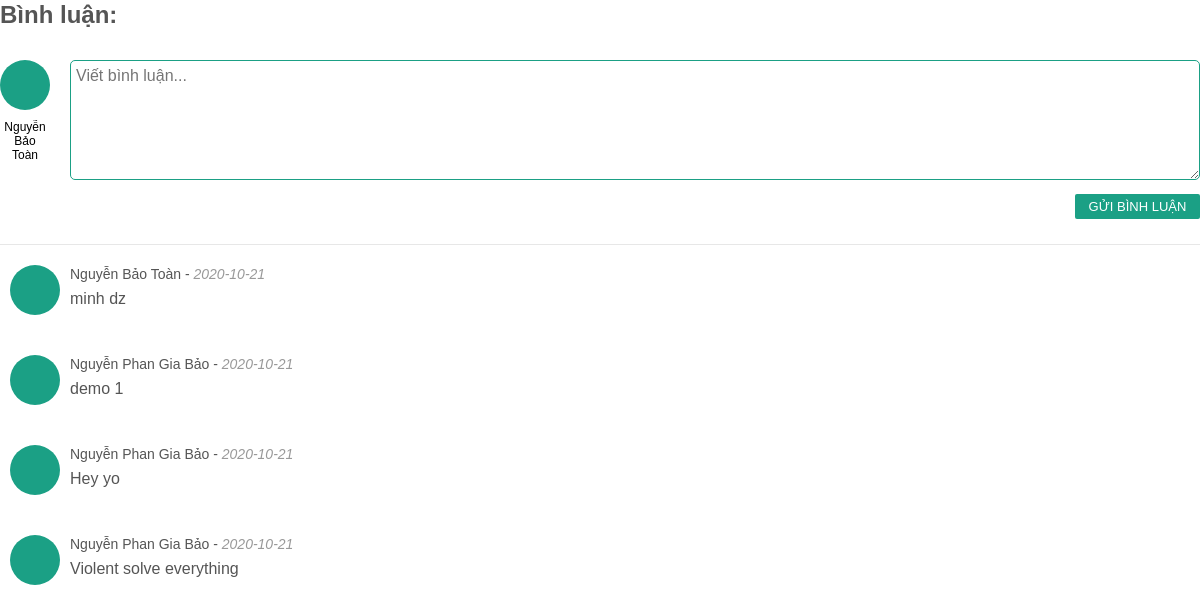
The page /comment.php?idpro=15 (signed in) on the database its author committed.
### tables this page shows
CREATE TABLE `binhluan` (
  `id` int(20) NOT NULL COMMENT 'id bình luận',
  `id_product` int(10) NOT NULL COMMENT 'id sản phẩm',
  `id_user` int(10) NOT NULL COMMENT 'id tài khoản',
  `content` text DEFAULT NULL COMMENT 'Nội dung',
  `date` date NOT NULL DEFAULT current_timestamp() COMMENT 'Ngày đăng'
);

CREATE TABLE `taikhoan` (
  `id` int(10) NOT NULL COMMENT 'id tài khoản',
  `name` varchar(50) NOT NULL COMMENT 'Tên người dùng',
  `email` varchar(50) NOT NULL COMMENT 'Email người dùng',
  `tel` varchar(15) NOT NULL COMMENT 'Sđt',
  `pass` varchar(254) NOT NULL COMMENT 'Mật khẩu',
  `activation` varchar(100) DEFAULT NULL COMMENT 'Mã kích hoạt',
  `avatar` varchar(50) DEFAULT NULL COMMENT 'Ảnh đại diện',
  `cardimage` varchar(50) DEFAULT NULL COMMENT 'Ảnh bìa',
  `birth` date NOT NULL DEFAULT current_timestamp() COMMENT 'Ngày sinh',
  `date` date NOT NULL DEFAULT current_timestamp() COMMENT 'Ngày đăng kí',
  `role` tinyint(1) DEFAULT 0 COMMENT 'Phân biệt quyền tài khoản'
);

### model/connect.php (called while the page is built, shortened)
<?php
    function connect()
    {
        $host = 'localhost';
        $dbname = 'waka';
        $username = 'root';
        $password = '';
        $options = array(PDO::MYSQL_ATTR_INIT_COMMAND => "SET NAMES utf8",
                        PDO::ATTR_ERRMODE => PDO::ERRMODE_EXCEPTION);
        $DBH = new PDO('mysql:host='.$host.';dbname='.$dbname, $username, $password, $options);
        return $DBH;
    }
    function query($sql)
    {
        $conn = connect();
        $stmt = $conn->prepare($sql);
        $stmt->execute();
        $stmt->setFetchMode(PDO::FETCH_ASSOC);
        return $stmt->fetchAll();
    }
?>

### model/binhluan.php (called while the page is built, shortened)
<?php
    include_once 'connect.php';
    function show_bl($id_product)
    {
        $sql =
            'SELECT bl.*,
                    tk.name as "user_name"
                FROM binhluan bl INNER JOIN taikhoan tk ON bl.id_user = tk.id
            WHERE 1';
        if($id_product > 0) $sql .= ' AND bl.id_product = '.$id_product;
        $sql .= ' order by bl.date desc, id desc';
        return query($sql);
    }
?>

### comment.php (the view, shortened to what this page needs)
<?php
    include 'model/binhluan.php';
    if(isset($_SESSION['s_id']) && $_SESSION['s_id'] > 0)
    {
        if(isset($_GET['idpro']) && $_GET['idpro'] > 0)
        {
            $dsbl = show_bl($_GET['idpro']);
        }
?>
<!DOCTYPE html>
<html lang="en">
    <head>
        <link rel="stylesheet" href="view/css/comment.css">
    </head>
    <body>
        <h3 class="comment_title">Bình luận:</h3>
        <form action="comment.php?idpro=<?= $_GET['idpro']?>" method="post" class="comment_form">
            <div class="user_info">
                <div class="user_avt">
                </div>
                <span class="user_name"><?= $_SESSION['s_name']?></span>
            </div>
            <textarea name="content" id="" placeholder="Viết bình luận..."></textarea>
            <input type="submit" name="comment" value="Gửi bình luận" class="green_button">
        </form>
        <div class="other_comments">
            <?php
                foreach($dsbl as $bl)
                {
                    echo
                        '<div class="person_comment">
                            <div class="user_avt">
                            </div>
                            <p class="user_info">'.$bl['user_name'].' - <span>'.$bl['date'].'</span></p>
                            <p class="comment_content">'.$bl['content'].'</p>
                        </div>';
                }
            ?>
        </div>
    </body>
</html>
<?php
    }
?>

### view/css/comment.css (style rules this page uses)
* { font-family: Arial, Helvetica, sans-serif; box-sizing: border-box; word-wrap: break-word; outline: none; }
body { margin: 0; color: #555; background-color: transparent; }
.comment_title { float: left; width: 100%; height: 30px; margin: 0px 0px 30px; font-size: 24px; line-height: 30px; }
.comment_form { display: inline-block; float: left; width: 100%; height: 185px; border-bottom: 1px #e7e7e7 solid; }
.comment_form .user_info { float: left; width: 50px; margin: 0px 20px 0px 0px; }
.comment_form .user_info .user_avt { float: left; width: 100%; height: 50px; margin: 0px 0px 10px; border-radius: 50%; background-color: #1ba085; cursor: pointer; }
.comment_form .user_info .user_name { float: left; width: 100%; height: 55px; font-size: 12px; text-align: center; text-overflow: ellipsis; display: -webkit-box; -webkit-line-clamp: 4; -webkit-box-orient: vertical; color: #000; overflow: hidden; }
.comment_form textarea { min-width: calc(100% - 70px); max-width: calc(100% - 70px); min-height: 120px; max-height: 120px; padding: 5px; font-size: 16px; line-height: 20px; border: 1px #1ba085 solid; border-radius: 5px; }
.comment_form input[type = 'submit'] { float: right; width: 125px; height: 25px; margin: 10px 0px 0px; padding: 5px 0px; font-size: 13px; text-align: center; text-transform: uppercase; border: none; border-radius: 2px; color: #fff; background-color: #1ba085; cursor: pointer; }
.other_comments { float: left; width: 100%; height: 335px; max-height: 335px; margin: 10px 0px; overflow: scroll; overflow-x: hidden; }
.other_comments .person_comment { display: inline-block; width: 100%; margin: 0px 0px 10px; padding: 10px; }
.other_comments .person_comment .user_avt { float: left; width: 50px; height: 50px; margin: 0px 10px 10px 0px; border-radius: 50%; background-color: #1ba085; cursor: pointer; }
.other_comments .person_comment .user_info { display: inline-block; height: 18.5px; margin: 0px 0px 5px; font-size: 14px; }
.other_comments .person_comment .user_info span { font-style: italic; color: #999; }
.other_comments .person_comment .comment_content { float: left; width: calc(100% - 60px); margin: 0; }

### rows shown on the page
binhluan: id_user.name "Nguyễn Bảo Toàn", date "2020-10-21", content "minh dz"
binhluan: id_user.name "Nguyễn Phan Gia Bảo", date "2020-10-21", content "demo 1"
binhluan: id_user.name "Nguyễn Phan Gia Bảo", date "2020-10-21", content "Hey yo"
binhluan: id_user.name "Nguyễn Phan Gia Bảo", date "2020-10-21", content "Violent solve everything"

### other values the page prints
$_SESSION['s_name'] "Nguyễn Bảo Toàn"
